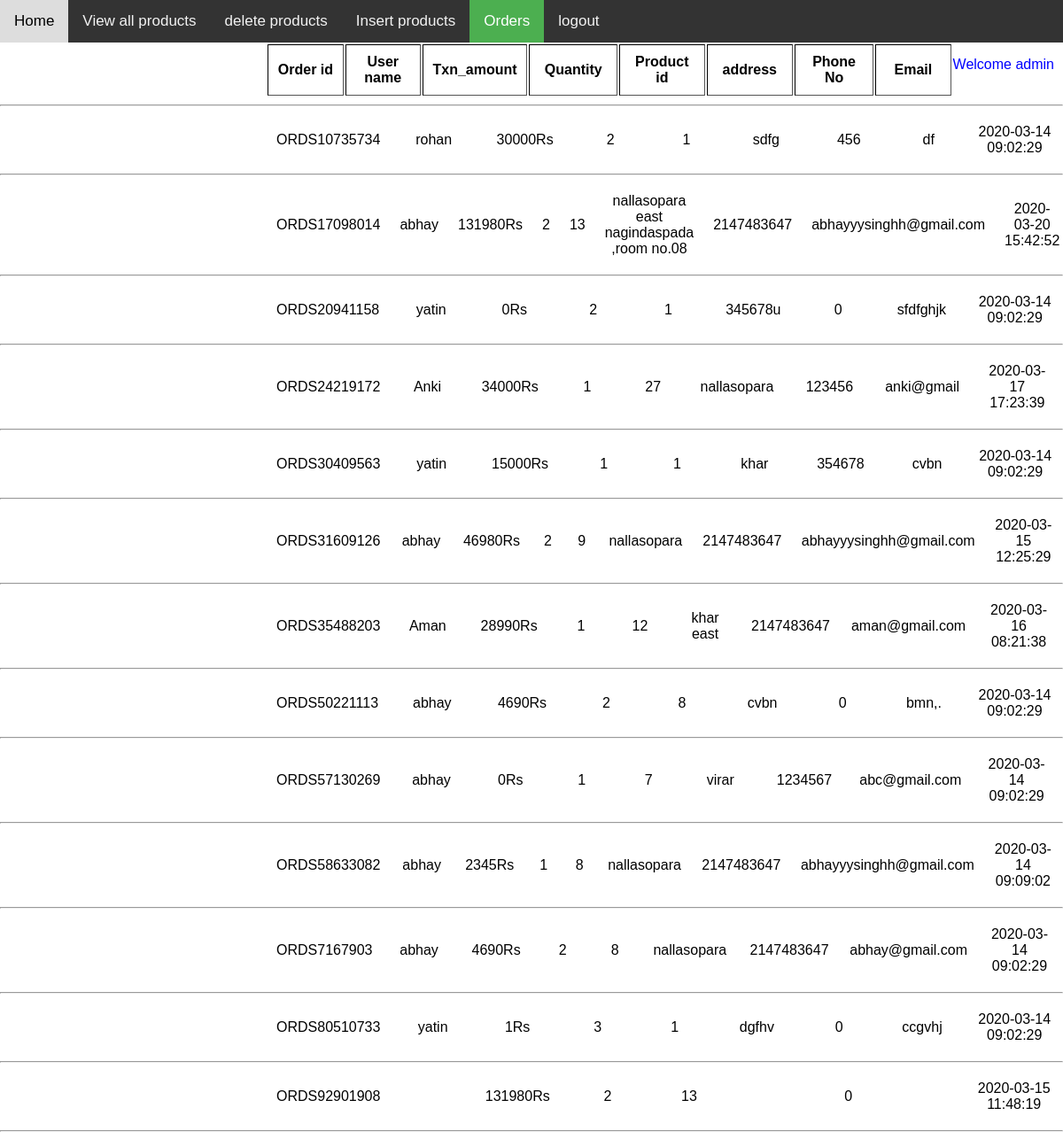
Page /admin_area/order.php (signed in) on the committed database.
### tables this page shows
CREATE TABLE `order` (
  `order_id` varchar(15) NOT NULL,
  `uname` varchar(90) NOT NULL,
  `txn_amount` float NOT NULL,
  `quantity` int(10) NOT NULL,
  `prod_id` int(10) NOT NULL,
  `address` varchar(255) NOT NULL,
  `phon_no` int(11) NOT NULL,
  `email` varchar(255) NOT NULL,
  `date` timestamp NOT NULL DEFAULT CURRENT_TIMESTAMP ON UPDATE CURRENT_TIMESTAMP
);

### admin_area/order.php (the view, shortened to what this page needs)
<head>
<link rel="stylesheet" href="adminstyle.css">
</head>
<div class="topnav">
  <a  href="adminheader.html">Home</a>
  <a  href="viewproducts.php">View all products</a>
  <a  href="deleteproducts.php">delete products</a>
  <a  href="insertproducts.php">Insert products</a>
  <a class="active" href="order.php">Orders</a>
  <a href="logout.php">logout</a>
</div>
<?php
if(isset($_SESSION['username']))
{include('adminname.php');
include('config.php');
$sql = "SELECT * FROM `order` ";
$result = $con->query($sql);
echo "<table border='1' >"."<th>Order id</th>"."<th>User name</th>"."<th>Txn_amount</td>"."<th>Quantity</th>"."<th>Product id</th>"."<th>address</th>"."<th>Phone No</th>"."<th>Email</th>"."</table>";
echo "<hr>";
if ($result->num_rows > 0) {
    while($row = $result->fetch_assoc()) {
         echo "<table    ><tr><td>".$row['order_id']."</td><td>" . $row["uname"]. "</td>  <td> " . $row["txn_amount"]."Rs"."</td>  <td>".$row["quantity"]."</td>  <td>".$row["prod_id"]."</td><td>".$row["address"]."</td><td>".$row["phon_no"]."</td><td>".$row["email"]."</td><td>".$row["date"]."</td>";
		echo "</table>";
		echo "<hr>";
	}
} else {
    echo "0 results";
}
}
else{
	header('location:admin_login.html');
}
?>

### admin_area/adminname.php (shortened to what this page needs)
<html>
<head>
</head>
<body>
<div class="adminname">
<p>Welcome <?php echo $_SESSION['username'];  ?></p>
</div>
<body>
<html>

### admin_area/adminstyle.css (style rules this page uses)
body { margin: 0; font-family: Arial, Helvetica, sans-serif; }
.topnav { overflow: hidden; background-color: #333; margin-top:0px; }
.topnav a { float: left; color: #f2f2f2; text-align: center; padding: 14px 16px; text-decoration: none; font-size: 17px; }
.topnav a.active { background-color: #4CAF50; color: white; }
table { margin-left:300px; border:1px black; }
td,th { text-align:center; width:100px; padding:10px 10px; }
th { font-style:underline; }

### admin_area/adminname.php (style rules this page uses)
.adminname { float:right; margin-top:0; margin-right:10px; color:blue; }

### rows in the picture
order: order_id "ORDS10735734", uname "rohan", txn_amount "30000", quantity "2", prod "1", address "sdfg", phon_no "456", email "df", date "2020-03-14 09:02:29"
order: order_id "ORDS17098014", uname "abhay", txn_amount "131980", quantity "2", prod "13", address "nallasopara east nagindaspada ,room no.08", phon_no "2147483647", email "abhayyysinghh@gmail.com", date "2020-03-20 15:42:52"
order: order_id "ORDS20941158", uname "yatin", txn_amount "0", quantity "2", prod "1", address "345678u", phon_no "0", email "sfdfghjk", date "2020-03-14 09:02:29"
order: order_id "ORDS24219172", uname "Anki", txn_amount "34000", quantity "1", prod "27", address "nallasopara", phon_no "123456", email "anki@gmail", date "2020-03-17 17:23:39"
order: order_id "ORDS30409563", uname "yatin", txn_amount "15000", quantity "1", prod "1", address "khar", phon_no "354678", email "cvbn", date "2020-03-14 09:02:29"
order: order_id "ORDS31609126", uname "abhay", txn_amount "46980", quantity "2", prod "9", address "nallasopara", phon_no "2147483647", email "abhayyysinghh@gmail.com", date "2020-03-15 12:25:29"
order: order_id "ORDS35488203", uname "Aman", txn_amount "28990", quantity "1", prod "12", address "khar east", phon_no "2147483647", email "aman@gmail.com", date "2020-03-16 08:21:38"
order: order_id "ORDS50221113", uname "abhay", txn_amount "4690", quantity "2", prod "8", address "cvbn", phon_no "0", email "bmn,.", date "2020-03-14 09:02:29"
order: order_id "ORDS57130269", uname "abhay", txn_amount "0", quantity "1", prod "7", address "virar", phon_no "1234567", email "abc@gmail.com", date "2020-03-14 09:02:29"
order: order_id "ORDS58633082", uname "abhay", txn_amount "2345", quantity "1", prod "8", address "nallasopara", phon_no "2147483647", email "abhayyysinghh@gmail.com", date "2020-03-14 09:09:02"
order: order_id "ORDS7167903", uname "abhay", txn_amount "4690", quantity "2", prod "8", address "nallasopara", phon_no "2147483647", email "abhay@gmail.com", date "2020-03-14 09:02:29"
order: order_id "ORDS80510733", uname "yatin", txn_amount "1", quantity "3", prod "1", address "dgfhv", phon_no "0", email "ccgvhj", date "2020-03-14 09:02:29"
order: order_id "ORDS92901908", txn_amount "131980", quantity "2", prod "13", phon_no "0", date "2020-03-15 11:48:19"

### other values in the picture
$_SESSION['username'] "admin"
